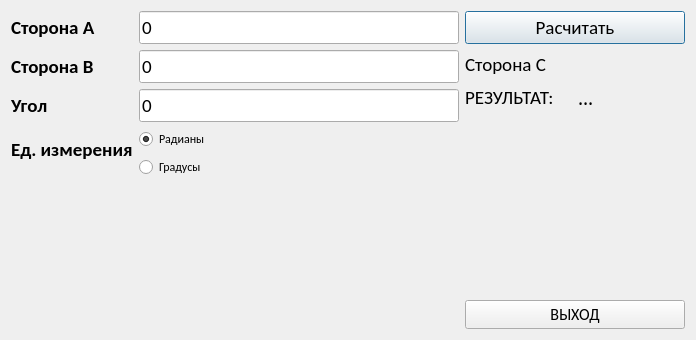
<?xml version="1.0" encoding="UTF-8"?>
<ui version="4.0">
 <class>path2</class>
 <widget class="QDialog" name="path2">
  <property name="geometry">
   <rect>
    <x>0</x>
    <y>0</y>
    <width>696</width>
    <height>340</height>
   </rect>
  </property>
  <property name="minimumSize">
   <size>
    <width>480</width>
    <height>220</height>
   </size>
  </property>
  <property name="windowTitle">
   <string>Dialog</string>
  </property>
  <layout class="QGridLayout" name="gridLayout">
   <item row="1" column="1">
    <widget class="QLabel" name="label_4">
     <property name="font">
      <font>
       <family>Calibri</family>
       <pointsize>14</pointsize>
      </font>
     </property>
     <property name="text">
      <string>Сторона С</string>
     </property>
    </widget>
   </item>
   <item row="5" column="1">
    <spacer name="verticalSpacer">
     <property name="orientation">
      <enum>Qt::Vertical</enum>
     </property>
     <property name="sizeHint" stdset="0">
      <size>
       <width>20</width>
       <height>40</height>
      </size>
     </property>
    </spacer>
   </item>
   <item row="0" column="0" rowspan="5">
    <layout class="QFormLayout" name="formLayout">
     <property name="labelAlignment">
      <set>Qt::AlignLeading|Qt::AlignLeft|Qt::AlignVCenter</set>
     </property>
     <property name="formAlignment">
      <set>Qt::AlignCenter</set>
     </property>
     <item row="0" column="0">
      <widget class="QLabel" name="label_2">
       <property name="sizePolicy">
        <sizepolicy hsizetype="Preferred" vsizetype="MinimumExpanding">
         <horstretch>0</horstretch>
         <verstretch>0</verstretch>
        </sizepolicy>
       </property>
       <property name="font">
        <font>
         <family>Calibri</family>
         <pointsize>14</pointsize>
         <weight>75</weight>
         <bold>true</bold>
        </font>
       </property>
       <property name="text">
        <string>Сторона А</string>
       </property>
      </widget>
     </item>
     <item row="1" column="0">
      <widget class="QLabel" name="label_3">
       <property name="sizePolicy">
        <sizepolicy hsizetype="Preferred" vsizetype="Preferred">
         <horstretch>0</horstretch>
         <verstretch>0</verstretch>
        </sizepolicy>
       </property>
       <property name="font">
        <font>
         <family>Calibri</family>
         <pointsize>14</pointsize>
         <weight>75</weight>
         <bold>true</bold>
        </font>
       </property>
       <property name="text">
        <string>Сторона В</string>
       </property>
      </widget>
     </item>
     <item row="2" column="0">
      <widget class="QLabel" name="label_5">
       <property name="sizePolicy">
        <sizepolicy hsizetype="Preferred" vsizetype="MinimumExpanding">
         <horstretch>0</horstretch>
         <verstretch>0</verstretch>
        </sizepolicy>
       </property>
       <property name="font">
        <font>
         <family>Calibri</family>
         <pointsize>14</pointsize>
         <weight>75</weight>
         <bold>true</bold>
        </font>
       </property>
       <property name="text">
        <string>Угол</string>
       </property>
      </widget>
     </item>
     <item row="3" column="0">
      <widget class="QLabel" name="label">
       <property name="font">
        <font>
         <family>Calibri</family>
         <pointsize>14</pointsize>
         <weight>75</weight>
         <bold>true</bold>
         <kerning>false</kerning>
        </font>
       </property>
       <property name="lineWidth">
        <number>1</number>
       </property>
       <property name="text">
        <string>Ед. измерения</string>
       </property>
      </widget>
     </item>
     <item row="3" column="1">
      <layout class="QVBoxLayout" name="verticalLayout">
       <item>
        <widget class="QRadioButton" name="radioButton_r">
         <property name="font">
          <font>
           <family>Calibri</family>
          </font>
         </property>
         <property name="text">
          <string>Радианы</string>
         </property>
         <property name="checked">
          <bool>true</bool>
         </property>
        </widget>
       </item>
       <item>
        <widget class="QRadioButton" name="radioButton_g">
         <property name="font">
          <font>
           <family>Calibri</family>
          </font>
         </property>
         <property name="text">
          <string>Градусы</string>
         </property>
        </widget>
       </item>
      </layout>
     </item>
     <item row="0" column="1">
      <widget class="QLineEdit" name="lineEdit_A">
       <property name="sizePolicy">
        <sizepolicy hsizetype="Expanding" vsizetype="Minimum">
         <horstretch>0</horstretch>
         <verstretch>0</verstretch>
        </sizepolicy>
       </property>
       <property name="font">
        <font>
         <family>Calibri</family>
         <pointsize>14</pointsize>
        </font>
       </property>
       <property name="text">
        <string>0</string>
       </property>
      </widget>
     </item>
     <item row="1" column="1">
      <widget class="QLineEdit" name="lineEdit_B">
       <property name="sizePolicy">
        <sizepolicy hsizetype="Expanding" vsizetype="Minimum">
         <horstretch>0</horstretch>
         <verstretch>0</verstretch>
        </sizepolicy>
       </property>
       <property name="font">
        <font>
         <family>Calibri</family>
         <pointsize>14</pointsize>
        </font>
       </property>
       <property name="text">
        <string>0</string>
       </property>
      </widget>
     </item>
     <item row="2" column="1">
      <widget class="QLineEdit" name="lineEdit_G">
       <property name="sizePolicy">
        <sizepolicy hsizetype="Expanding" vsizetype="Minimum">
         <horstretch>0</horstretch>
         <verstretch>0</verstretch>
        </sizepolicy>
       </property>
       <property name="font">
        <font>
         <family>Calibri</family>
         <pointsize>14</pointsize>
        </font>
       </property>
       <property name="text">
        <string>0</string>
       </property>
      </widget>
     </item>
    </layout>
   </item>
   <item row="0" column="1">
    <widget class="QPushButton" name="pushButton">
     <property name="font">
      <font>
       <family>Calibri</family>
       <pointsize>14</pointsize>
      </font>
     </property>
     <property name="text">
      <string>Расчитать</string>
     </property>
    </widget>
   </item>
   <item row="2" column="1">
    <layout class="QHBoxLayout" name="horizontalLayout_2">
     <item>
      <widget class="QLabel" name="label_6">
       <property name="font">
        <font>
         <family>Calibri</family>
         <pointsize>14</pointsize>
        </font>
       </property>
       <property name="text">
        <string>РЕЗУЛЬТАТ:</string>
       </property>
      </widget>
     </item>
     <item>
      <widget class="QLabel" name="labeloutput">
       <property name="font">
        <font>
         <family>Segoe Script</family>
         <pointsize>14</pointsize>
        </font>
       </property>
       <property name="text">
        <string>...</string>
       </property>
      </widget>
     </item>
    </layout>
   </item>
   <item row="6" column="1">
    <widget class="QPushButton" name="pushButton_4">
     <property name="sizePolicy">
      <sizepolicy hsizetype="Expanding" vsizetype="Preferred">
       <horstretch>0</horstretch>
       <verstretch>0</verstretch>
      </sizepolicy>
     </property>
     <property name="maximumSize">
      <size>
       <width>220</width>
       <height>16777215</height>
      </size>
     </property>
     <property name="font">
      <font>
       <family>Calibri</family>
       <pointsize>12</pointsize>
      </font>
     </property>
     <property name="layoutDirection">
      <enum>Qt::RightToLeft</enum>
     </property>
     <property name="text">
      <string>ВЫХОД</string>
     </property>
    </widget>
   </item>
  </layout>
 </widget>
 <resources/>
 <connections/>
</ui>
